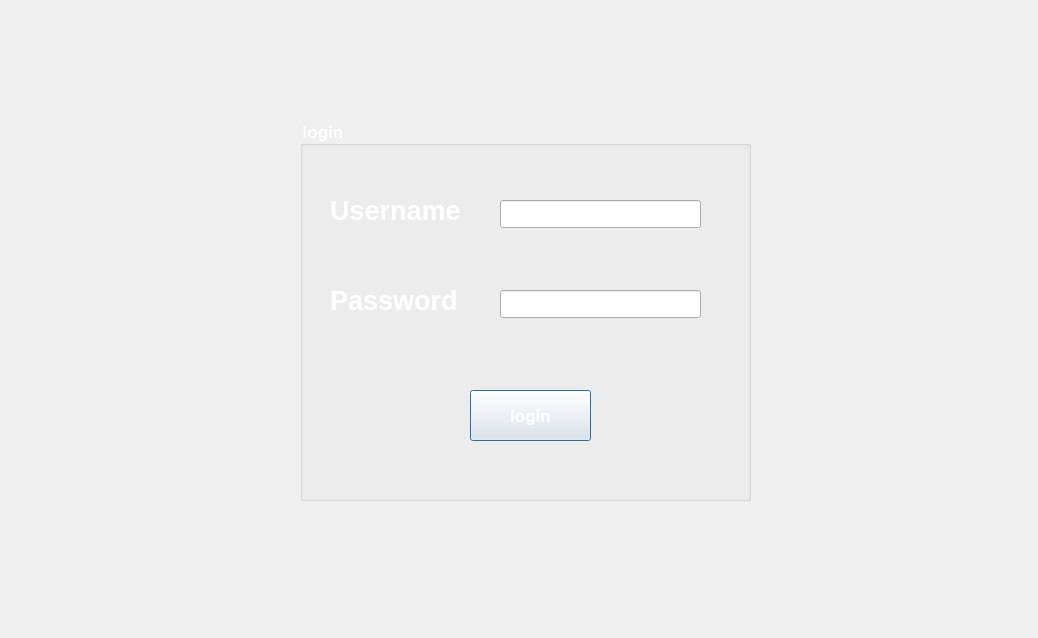
<?xml version="1.0" encoding="UTF-8"?>
<ui version="4.0">
 <class>LoginUI</class>
 <widget class="QDialog" name="LoginUI">
  <property name="geometry">
   <rect>
    <x>0</x>
    <y>0</y>
    <width>1038</width>
    <height>638</height>
   </rect>
  </property>
  <property name="windowTitle">
   <string>Dialog</string>
  </property>
  <widget class="QLabel" name="label">
   <property name="geometry">
    <rect>
     <x>-130</x>
     <y>-100</y>
     <width>1181</width>
     <height>851</height>
    </rect>
   </property>
   <property name="styleSheet">
    <string notr="true">image: url(:/res/vecteezy_zigzag-blue-background-epl-english-premier-league-thumbnail_35674784.jpg);</string>
   </property>
   <property name="text">
    <string/>
   </property>
  </widget>
  <widget class="QGroupBox" name="groupBox">
   <property name="geometry">
    <rect>
     <x>300</x>
     <y>120</y>
     <width>451</width>
     <height>381</height>
    </rect>
   </property>
   <property name="font">
    <font>
     <pointsize>13</pointsize>
     <bold>true</bold>
    </font>
   </property>
   <property name="styleSheet">
    <string notr="true">color : white</string>
   </property>
   <property name="title">
    <string>login</string>
   </property>
   <widget class="QLabel" name="label_2">
    <property name="geometry">
     <rect>
      <x>30</x>
      <y>70</y>
      <width>171</width>
      <height>41</height>
     </rect>
    </property>
    <property name="font">
     <font>
      <pointsize>20</pointsize>
      <bold>true</bold>
     </font>
    </property>
    <property name="autoFillBackground">
     <bool>false</bool>
    </property>
    <property name="styleSheet">
     <string notr="true">color : white
</string>
    </property>
    <property name="text">
     <string>Username</string>
    </property>
   </widget>
   <widget class="QLabel" name="label_3">
    <property name="geometry">
     <rect>
      <x>30</x>
      <y>160</y>
      <width>151</width>
      <height>41</height>
     </rect>
    </property>
    <property name="font">
     <font>
      <pointsize>20</pointsize>
      <bold>true</bold>
     </font>
    </property>
    <property name="autoFillBackground">
     <bool>false</bool>
    </property>
    <property name="styleSheet">
     <string notr="true">color : white
</string>
    </property>
    <property name="text">
     <string>Password</string>
    </property>
   </widget>
   <widget class="QLineEdit" name="usernameLogin">
    <property name="geometry">
     <rect>
      <x>200</x>
      <y>80</y>
      <width>201</width>
      <height>28</height>
     </rect>
    </property>
   </widget>
   <widget class="QLineEdit" name="passwordLogin">
    <property name="geometry">
     <rect>
      <x>200</x>
      <y>170</y>
      <width>201</width>
      <height>28</height>
     </rect>
    </property>
   </widget>
   <widget class="QPushButton" name="pushButton">
    <property name="geometry">
     <rect>
      <x>170</x>
      <y>270</y>
      <width>121</width>
      <height>51</height>
     </rect>
    </property>
    <property name="font">
     <font>
      <pointsize>13</pointsize>
      <bold>true</bold>
     </font>
    </property>
    <property name="cursor">
     <cursorShape>PointingHandCursor</cursorShape>
    </property>
    <property name="text">
     <string>login</string>
    </property>
   </widget>
  </widget>
 </widget>
 <resources/>
 <connections/>
</ui>
